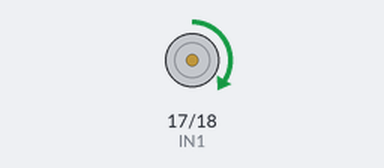
A program run on a simulated Raspberry Pi (BCM pin numbers). Shown: motor-driver pin pairs drawn as motors (green arrow = first pin HIGH = forward, orange = second pin HIGH = backward, longer = more drive, scaled by the enable pin). What the program prints to the terminal is not drawn.

Above: at 1.0 s.
At 6.5 s:
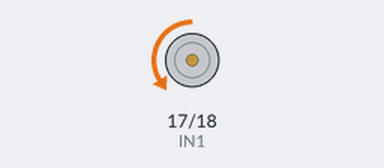
At 10.0 s:
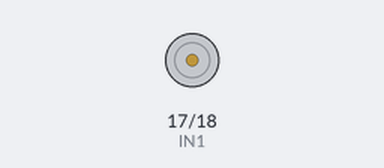
Timing chart, 0 to 14.3 s (numbered marks = the images above):
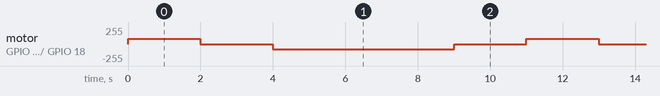

Measured:
- by itself, motor on GPIO 17 (IN1) / GPIO 18 (IN2): repeats every 11.0 s: stopped 2.0 s, backward 77/255 5.0 s, stopped 2.0 s, forward 77/255 2.0 s

The program:

DC_L298N.py
```python
import RPi.GPIO as GPIO
import time

# GPIO 핀 번호 설정
IN1 = 17
IN2 = 18
ENA = 27

# GPIO 모드 설정
GPIO.setmode(GPIO.BCM)
GPIO.setwarnings(False)

# 출력 핀으로 설정
GPIO.setup(IN1, GPIO.OUT)
GPIO.setup(IN2, GPIO.OUT)
GPIO.setup(ENA, GPIO.OUT)

# PWM 객체 생성
pwm = GPIO.PWM(ENA, 100)  # 주파수 설정 (100Hz)

# DC 모터 제어 함수
def set_motor_speed(speed):
    if speed > 100:
        speed = 100
    elif speed < -100:
        speed = -100

    if speed >= 0:
        GPIO.output(IN1, GPIO.HIGH)
        GPIO.output(IN2, GPIO.LOW)
    else:
        GPIO.output(IN1, GPIO.LOW)
        GPIO.output(IN2, GPIO.HIGH)

    pwm.start(abs(speed))

# DC 모터 정지
def stop_motor():
    GPIO.output(IN1, GPIO.LOW)
    GPIO.output(IN2, GPIO.LOW)
    pwm.stop()

# DC 모터 제어 예시
try:
    while True:
        print('hi')
        set_motor_speed(30)  # 모터 속도 설정 (양수: 정방향, 음수: 역방향)
        time.sleep(2)
        stop_motor()#모터 정지
        time.sleep(2)
        set_motor_speed(-30)
        time.sleep(5)
        stop_motor()#모터 정지
        time.sleep(2)

except KeyboardInterrupt:
    stop_motor()
    GPIO.cleanup()
```
